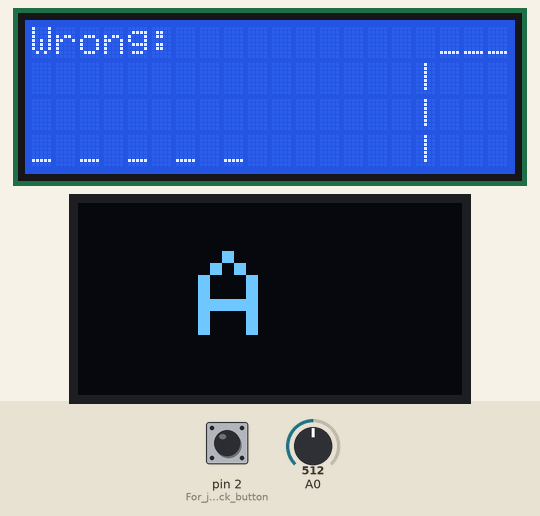
This sketch was run on a simulated Arduino Uno, built with avr-gcc and run on an emulated ATmega328P. Shown: 20×4 character LCD, 128×64 one-colour display. The test bench sets the inputs (shaded band); at power-on: pin 2 (For_joystick_button) HIGH, A0 = 512. Random numbers use the default seed unless the sketch sets one.

Above: at 1.3 s.
1.4 s: pin 2 (For_joystick_button) pulled LOW for 1 s
At 3.2 s:
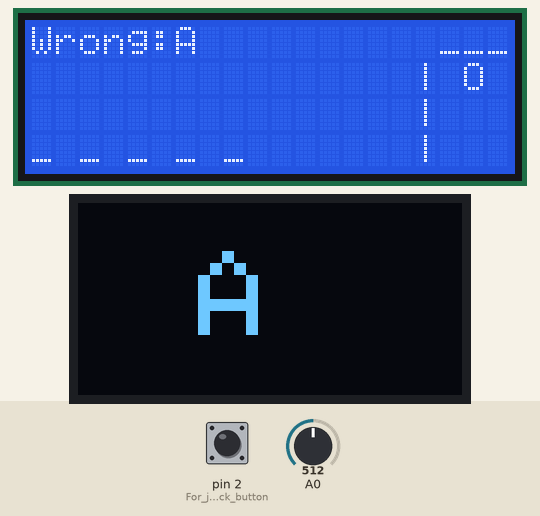
3.9 s: A0 set to 683
5.4 s: A0 set to 719
At 6.5 s:
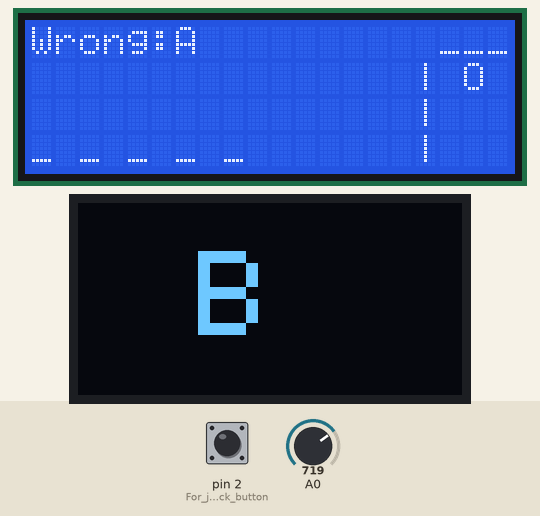
6.9 s: pin 2 (For_joystick_button) pulled LOW for 0.15 s
At 8.1 s:
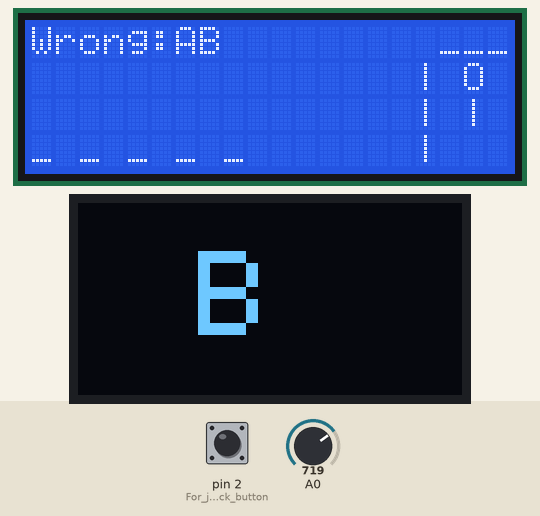
8.6 s: pin 2 (For_joystick_button) pulled LOW for 0.15 s
At 9.1 s:
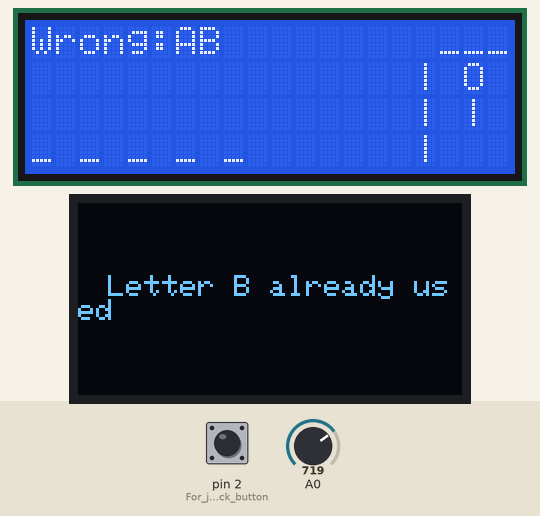
10.8 s: pin 2 (For_joystick_button) pulled LOW for 3.2 s
Timing chart, 0 to 13.8 s (numbered marks = the images above; inputs shaded):
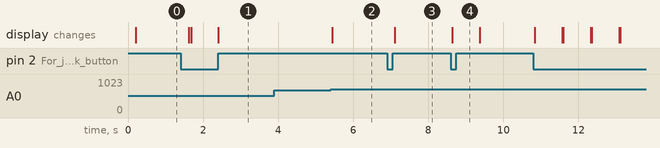

The sketch:

hangman.ino
```cpp
#include <Wire.h> // I2C library
#include <LiquidCrystal_I2C.h> // LCD I2C library
#include <Adafruit_SSD1306.h> // OLED library
#include <string.h> // For strlen and strchr

// Word list (We have limited space, so we kept it short and simple)
const char* words[] = {"CODE", "GAME", "ARRAY", "LOOP", "PIXEL", "SCREEN", "BUTTON", "PLAYER", "LEVEL", "LOGIC", "MEMORY", "OBJECT", "STRUCT", "POINTER", "RANDOM", "INPUT", "OUTPUT", "SIGNAL", "VECTOR", "NUMBER", "STRING", "TARGET", "SPRITE", "ACTION", "ENGINE"};

// Game variables
const char* selectedWord; // Pointer to the selected word
int wordCount = sizeof(words) / sizeof(words[0]); // Number of words in the list
int wordLength; // Length of the selected word
int wrongGuesses = 0; // Number of wrong guesses
char currentLetter = 'A'; // Currently selected letter
bool joyLocked = false; // Joystick lock to prevent rapid changes
bool openedLetters[8]; // Track opened letters (max word length 7 and a null terminator equals 8) (i know it's not dynamic but it's fine for this project)
bool usedLetters[26]; // Track used letters

// LCD and OLED initialization
LiquidCrystal_I2C lcd(0x3F, 20, 4); // LCD I2C address 0x3F, 20 columns, 4 rows
Adafruit_SSD1306 display(128, 64, &Wire); // OLED display 128x64

void setNewGame() // Function to set up a new game
{
	// Clear displays
	lcd.clear(); // Clear LCD
	display.clearDisplay(); // Clear OLED
	display.display(); // Update OLED

	// Reset game variables
	wrongGuesses = 0; // Reset wrong guesses
	currentLetter = 'A'; // Reset current letter
	joyLocked = false; // Unlock joystick

	// Select a new word
	int index = random(wordCount); // Random index
	selectedWord = words[index]; // Select word
	wordLength = strlen(selectedWord); // Get word length

	// Reset opened letters
	for (int i = 0; i < 8; i++) // For each letter in the word is hidden
		openedLetters[i] = false;

	for (int i = 0; i < 26; i++) // Reset used letters
		usedLetters[i] = false;

	// Wrong letters header
	lcd.setCursor(0, 0);
	lcd.print("Wrong:");

	// Draw word lines
	lcd.setCursor(0, 3);
	for (int i = 0; i < wordLength; i++)
		lcd.print("_ ");

	// Gallows
	lcd.setCursor(17, 0);
	lcd.print("___");
	lcd.setCursor(16, 1);
	lcd.print("|");
	lcd.setCursor(16, 2);
	lcd.print("|");
	lcd.setCursor(16, 3);
	lcd.print("|");
	/* Gallows structure:
	 ___
	|
	|
	|
	*/
}

void setup()
{
	// Initilize pins
	pinMode(2, INPUT_PULLUP); // For joystick button

	// For random
	randomSeed(analogRead(A1)); // Seed random number generator

	// LCD setup
	lcd.init(); // Initialize the LCD
	lcd.backlight(); // Turn on backlight

	// OLED setup
	display.begin(SSD1306_SWITCHCAPVCC, 0x3C); // Initialize OLED with I2C address 0x3C
	display.clearDisplay(); // Clear OLED
	display.display(); // Update OLED

	// Start new game
	setNewGame();
}

void updateLetterFromJoystick() // Update current letter based on joystick input
{
	// Read joystick X-axis
	int xValue = analogRead(A0); // Read X-axis value
	if (!joyLocked) // If joystick is not locked
	{
		if (xValue < 300) // Move left
		{
			if (currentLetter == 'A') // Wrap around
				currentLetter = 'Z';
			else // Move to previous letter
				currentLetter--;
			joyLocked = true; // Lock joystick
		}
		else if (xValue > 700) // Move right
		{
			if (currentLetter == 'Z') // Wrap around
				currentLetter = 'A';
			else // Move to next letter
				currentLetter++;
			joyLocked = true; // Lock joystick
		}
	}
	else
	{
		if (xValue > 450 && xValue < 550)
			joyLocked = false; // Unlock joystick when centered
	}
}

void drawCurrentLetter() // Draw the currently selected letter on OLED
{
	display.clearDisplay();
	display.setCursor(40, 16);
	display.setTextSize(4);
	display.setTextColor(SSD1306_WHITE);
	display.print(currentLetter);
	display.display();
}

bool isWordGuessed() // Check if the entire word has been guessed
{
	for (size_t i = 0; i < wordLength; i++) // For each letter in the word
	{
		if (!openedLetters[i]) // If any letter is not opened, it's not fully guessed
			return false;
	}
	return true; // All letters are opened
}
void loop()
{
	// Check for win condition
	if (isWordGuessed())
	{
		lcd.clear();
		lcd.setCursor(7, 1);
		lcd.print("YOU WIN!");
		lcd.setCursor(0, 2);
		lcd.print("Tap joystick to restart");
		while (digitalRead(2) == LOW); // Wait for joystick release
		while (digitalRead(2) == HIGH); // Wait for joystick press to restart
		setNewGame();
	}
	updateLetterFromJoystick();
	drawCurrentLetter();
	// Read joystick for letter selection
	if (digitalRead(2) == LOW && wrongGuesses < 5) // If joystick button is pressed
	{
		if (usedLetters[currentLetter - 'A']) // If letter has already been used
		{
			display.clearDisplay();
			display.setTextSize(1);
			display.setTextColor(SSD1306_WHITE);
			display.setCursor(10, 24);
			display.print("Letter ");
			display.print(currentLetter);
			display.print(" already used");
			display.display();
			delay(700);
		}
		else
		{
			usedLetters[currentLetter - 'A'] = true; // Mark letter as used
			delay(200); // Debounce delay
			if (strchr(selectedWord, currentLetter)) // If letter is in the word
			{
				for (size_t i = 0; i < wordLength; i++)
				{
					if (selectedWord[i] == currentLetter)
					{
						lcd.setCursor(i * 2, 2);
						lcd.print(currentLetter);
						openedLetters[i] = true;
					}
				}
			}
			else // If letter is not in the word
			{
				wrongGuesses++;
				lcd.setCursor(5 + wrongGuesses, 0);
				lcd.print(currentLetter);
				lcd.print(" ");
			}
		}
	}
	switch (wrongGuesses)
	{
	case 1:
		lcd.setCursor(18, 1);
		lcd.print("O");
		break;
		/*
		Gallows with head:
		 ___
		| O
		|
		|
		*/

	case 2:
		lcd.setCursor(18, 2);
		lcd.print("|");
		break;
		/*
		Gallows with head and body:
		 ___
		| O
		| |
		|
		*/

	case 3:
		lcd.setCursor(17, 2);
		lcd.print("/");
		lcd.setCursor(19, 2);
		lcd.print("\\");
		break;
		/*
		Gallows with head, body, and arms:
		 ___
		| O
		|/|\
		|
		*/

	case 4:
		lcd.setCursor(17, 3);
		lcd.print("/");
		lcd.setCursor(19, 3);
		lcd.print("\\");
		break;
		/*
		Gallows with full figure:
		 ___
		| O
		|/|\
		|/ \
		*/

	case 5:
		// Game over
		joyLocked = true; // Lock joystick
		lcd.setCursor(18, 1);
		lcd.print("X");
		/* Final state (head detached):
		 ___
		| X
		|/|\
		|/ \
		*/

		delay(1000);
		lcd.clear();
		lcd.setCursor(6, 1);
		lcd.print("GAME OVER");
		lcd.setCursor(4, 2);
		lcd.print("Word: ");
		lcd.print(selectedWord);
		lcd.setCursor(0, 3);
		lcd.print("Tap joystick to restart");
		while (digitalRead(2) == LOW); // Wait for joystick release
		while (digitalRead(2) == HIGH); // Wait for joystick press to restart
		setNewGame(); // Restart the game
		break;
	default:
		break;
	}
}
```

Measured:
- the behaviour switches between 700 and 701 on A0 (found by bisection; images 1 and 2)
- after the input at 1.4 s, the display: changes after 0.22 s (image 1)
- after the input at 3.9 s, every drawn part: stays the same
- after the input at 5.4 s, the display: changes at once (image 2)
- after the input at 6.9 s, the display: changes after 0.21 s (image 3)
- after the input at 8.6 s, the display: changes at once (image 4)
